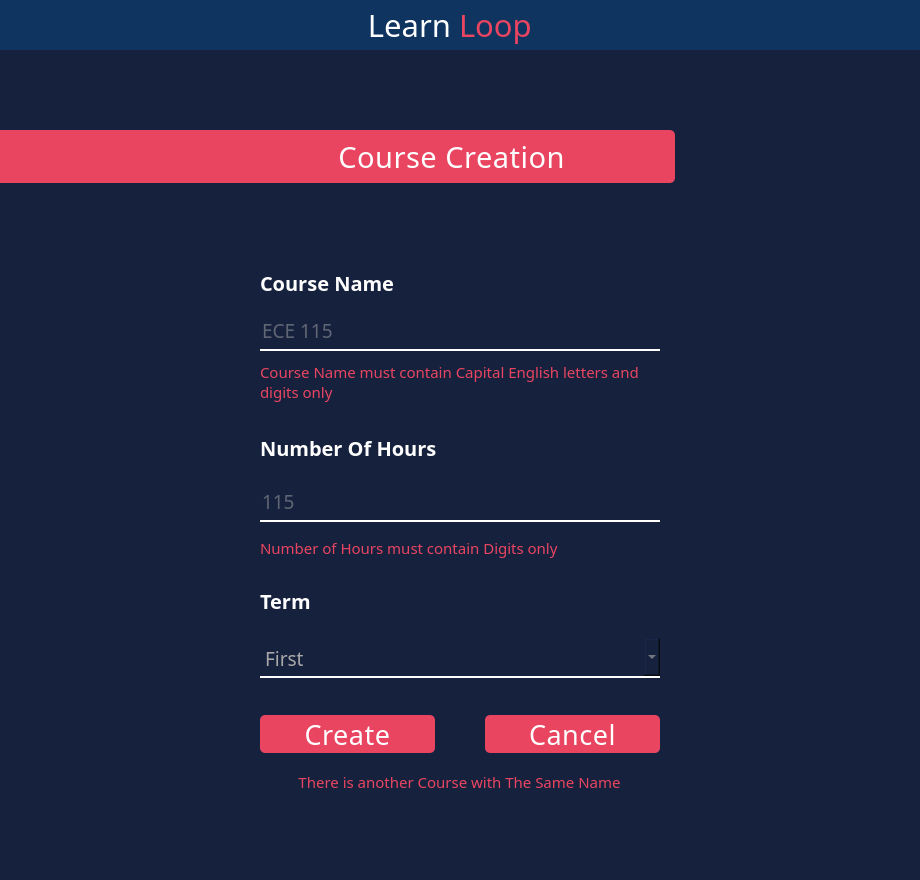
<?xml version="1.0" encoding="UTF-8"?>
<ui version="4.0">
 <class>MainWindow</class>
 <widget class="QMainWindow" name="MainWindow">
  <property name="geometry">
   <rect>
    <x>0</x>
    <y>0</y>
    <width>920</width>
    <height>880</height>
   </rect>
  </property>
  <property name="minimumSize">
   <size>
    <width>920</width>
    <height>880</height>
   </size>
  </property>
  <property name="windowTitle">
   <string>MainWindow</string>
  </property>
  <property name="styleSheet">
   <string notr="true">background: #16213E;
</string>
  </property>
  <widget class="QWidget" name="centralwidget">
   <layout class="QVBoxLayout" name="verticalLayout">
    <property name="spacing">
     <number>0</number>
    </property>
    <property name="leftMargin">
     <number>0</number>
    </property>
    <property name="topMargin">
     <number>0</number>
    </property>
    <property name="rightMargin">
     <number>0</number>
    </property>
    <property name="bottomMargin">
     <number>0</number>
    </property>
    <item>
     <widget class="QFrame" name="header">
      <property name="minimumSize">
       <size>
        <width>0</width>
        <height>50</height>
       </size>
      </property>
      <property name="maximumSize">
       <size>
        <width>16777215</width>
        <height>50</height>
       </size>
      </property>
      <property name="styleSheet">
       <string notr="true">background: #0F3460</string>
      </property>
      <layout class="QHBoxLayout" name="horizontalLayout">
       <property name="spacing">
        <number>0</number>
       </property>
       <property name="leftMargin">
        <number>10</number>
       </property>
       <property name="topMargin">
        <number>0</number>
       </property>
       <property name="rightMargin">
        <number>20</number>
       </property>
       <property name="bottomMargin">
        <number>0</number>
       </property>
       <item alignment="Qt::AlignLeft">
        <widget class="QFrame" name="ControlButtons">
         <layout class="QHBoxLayout" name="horizontalLayout_6">
          <property name="spacing">
           <number>15</number>
          </property>
          <property name="leftMargin">
           <number>0</number>
          </property>
          <property name="topMargin">
           <number>0</number>
          </property>
          <property name="rightMargin">
           <number>0</number>
          </property>
          <property name="bottomMargin">
           <number>0</number>
          </property>
          <item>
           <widget class="QPushButton" name="close">
            <property name="minimumSize">
             <size>
              <width>20</width>
              <height>26</height>
             </size>
            </property>
            <property name="maximumSize">
             <size>
              <width>26</width>
              <height>26</height>
             </size>
            </property>
            <property name="cursor">
             <cursorShape>PointingHandCursor</cursorShape>
            </property>
            <property name="styleSheet">
             <string notr="true">QPushButton::hover{
	background-color: #E94560;
	border-radius: 12px;
}</string>
            </property>
            <property name="text">
             <string/>
            </property>
            <property name="icon">
             <iconset>
              <normaloff>:/Controles/Images/close.png</normaloff>:/Controles/Images/close.png</iconset>
            </property>
            <property name="iconSize">
             <size>
              <width>12</width>
              <height>14</height>
             </size>
            </property>
            <property name="shortcut">
             <string>Ctrl+F4</string>
            </property>
            <property name="flat">
             <bool>true</bool>
            </property>
           </widget>
          </item>
          <item>
           <widget class="QPushButton" name="expand">
            <property name="minimumSize">
             <size>
              <width>26</width>
              <height>26</height>
             </size>
            </property>
            <property name="maximumSize">
             <size>
              <width>26</width>
              <height>26</height>
             </size>
            </property>
            <property name="cursor">
             <cursorShape>PointingHandCursor</cursorShape>
            </property>
            <property name="styleSheet">
             <string notr="true">QPushButton::hover{
	background-color: #E94560;
	border-radius: 12px;
}</string>
            </property>
            <property name="text">
             <string/>
            </property>
            <property name="icon">
             <iconset>
              <normaloff>:/Controles/Images/expand-arrows.png</normaloff>:/Controles/Images/expand-arrows.png</iconset>
            </property>
            <property name="iconSize">
             <size>
              <width>20</width>
              <height>25</height>
             </size>
            </property>
            <property name="shortcut">
             <string>Ctrl+E</string>
            </property>
            <property name="flat">
             <bool>true</bool>
            </property>
           </widget>
          </item>
          <item>
           <widget class="QPushButton" name="minimize">
            <property name="minimumSize">
             <size>
              <width>26</width>
              <height>26</height>
             </size>
            </property>
            <property name="maximumSize">
             <size>
              <width>26</width>
              <height>26</height>
             </size>
            </property>
            <property name="cursor">
             <cursorShape>PointingHandCursor</cursorShape>
            </property>
            <property name="styleSheet">
             <string notr="true">QPushButton::hover{
	background-color: #E94560;
	border-radius: 12px;
}</string>
            </property>
            <property name="text">
             <string/>
            </property>
            <property name="icon">
             <iconset>
              <normaloff>:/Controles/Images/minimize-sign.png</normaloff>:/Controles/Images/minimize-sign.png</iconset>
            </property>
            <property name="iconSize">
             <size>
              <width>13</width>
              <height>16</height>
             </size>
            </property>
            <property name="shortcut">
             <string>Ctrl+M</string>
            </property>
            <property name="flat">
             <bool>true</bool>
            </property>
           </widget>
          </item>
         </layout>
        </widget>
       </item>
       <item>
        <widget class="QFrame" name="Logo">
         <property name="maximumSize">
          <size>
           <width>16777215</width>
           <height>16777215</height>
          </size>
         </property>
         <layout class="QHBoxLayout" name="horizontalLayout_2">
          <property name="spacing">
           <number>8</number>
          </property>
          <property name="leftMargin">
           <number>0</number>
          </property>
          <property name="topMargin">
           <number>0</number>
          </property>
          <property name="rightMargin">
           <number>0</number>
          </property>
          <property name="bottomMargin">
           <number>0</number>
          </property>
          <item>
           <widget class="QLabel" name="Learn">
            <property name="font">
             <font>
              <family>Tw Cen MT Condensed Extra Bold</family>
              <pointsize>23</pointsize>
              <weight>50</weight>
              <italic>false</italic>
              <bold>false</bold>
             </font>
            </property>
            <property name="styleSheet">
             <string notr="true">color: white;
</string>
            </property>
            <property name="text">
             <string>Learn</string>
            </property>
            <property name="alignment">
             <set>Qt::AlignRight|Qt::AlignTrailing|Qt::AlignVCenter</set>
            </property>
            <property name="wordWrap">
             <bool>false</bool>
            </property>
           </widget>
          </item>
          <item>
           <widget class="QLabel" name="Loop">
            <property name="font">
             <font>
              <family>Tw Cen MT Condensed Extra Bold</family>
              <pointsize>23</pointsize>
              <weight>50</weight>
              <italic>false</italic>
              <bold>false</bold>
             </font>
            </property>
            <property name="styleSheet">
             <string notr="true">color: #E94560;
</string>
            </property>
            <property name="text">
             <string>Loop</string>
            </property>
           </widget>
          </item>
         </layout>
        </widget>
       </item>
       <item alignment="Qt::AlignRight">
        <widget class="QFrame" name="ProfilePhotoAndSettings">
         <property name="maximumSize">
          <size>
           <width>16777215</width>
           <height>16777215</height>
          </size>
         </property>
         <layout class="QHBoxLayout" name="horizontalLayout_4">
          <property name="spacing">
           <number>20</number>
          </property>
          <property name="leftMargin">
           <number>0</number>
          </property>
          <property name="topMargin">
           <number>0</number>
          </property>
          <property name="rightMargin">
           <number>0</number>
          </property>
          <property name="bottomMargin">
           <number>0</number>
          </property>
         </layout>
        </widget>
       </item>
      </layout>
     </widget>
    </item>
    <item>
     <widget class="QFrame" name="mainPage">
      <property name="maximumSize">
       <size>
        <width>16777215</width>
        <height>16777215</height>
       </size>
      </property>
      <property name="styleSheet">
       <string notr="true">border: none;</string>
      </property>
      <property name="frameShape">
       <enum>QFrame::StyledPanel</enum>
      </property>
      <property name="frameShadow">
       <enum>QFrame::Raised</enum>
      </property>
      <layout class="QVBoxLayout" name="verticalLayout_9">
       <property name="spacing">
        <number>10</number>
       </property>
       <property name="leftMargin">
        <number>0</number>
       </property>
       <property name="topMargin">
        <number>80</number>
       </property>
       <property name="rightMargin">
        <number>0</number>
       </property>
       <property name="bottomMargin">
        <number>0</number>
       </property>
       <item alignment="Qt::AlignLeft">
        <widget class="QFrame" name="SecondHeader">
         <property name="maximumSize">
          <size>
           <width>16777215</width>
           <height>53</height>
          </size>
         </property>
         <property name="frameShape">
          <enum>QFrame::StyledPanel</enum>
         </property>
         <property name="frameShadow">
          <enum>QFrame::Raised</enum>
         </property>
         <layout class="QHBoxLayout" name="horizontalLayout_13">
          <property name="spacing">
           <number>0</number>
          </property>
          <property name="leftMargin">
           <number>0</number>
          </property>
          <property name="topMargin">
           <number>0</number>
          </property>
          <property name="rightMargin">
           <number>0</number>
          </property>
          <property name="bottomMargin">
           <number>0</number>
          </property>
          <item>
           <widget class="QFrame" name="logo_2">
            <property name="minimumSize">
             <size>
              <width>675</width>
              <height>53</height>
             </size>
            </property>
            <property name="maximumSize">
             <size>
              <width>16777215</width>
              <height>53</height>
             </size>
            </property>
            <property name="sizeIncrement">
             <size>
              <width>0</width>
              <height>0</height>
             </size>
            </property>
            <property name="baseSize">
             <size>
              <width>0</width>
              <height>0</height>
             </size>
            </property>
            <property name="styleSheet">
             <string notr="true">  border-top-right-radius: 5px;
  border-bottom-right-radius: 5px;background: #E94560</string>
            </property>
            <property name="frameShape">
             <enum>QFrame::StyledPanel</enum>
            </property>
            <property name="frameShadow">
             <enum>QFrame::Raised</enum>
            </property>
            <layout class="QVBoxLayout" name="verticalLayout_16">
             <property name="spacing">
              <number>0</number>
             </property>
             <property name="leftMargin">
              <number>0</number>
             </property>
             <property name="topMargin">
              <number>0</number>
             </property>
             <property name="rightMargin">
              <number>110</number>
             </property>
             <property name="bottomMargin">
              <number>0</number>
             </property>
             <item alignment="Qt::AlignRight">
              <widget class="QLabel" name="label_14">
               <property name="minimumSize">
                <size>
                 <width>433</width>
                 <height>34</height>
                </size>
               </property>
               <property name="maximumSize">
                <size>
                 <width>433</width>
                 <height>37</height>
                </size>
               </property>
               <property name="font">
                <font>
                 <family>Bahnschrift Condensed</family>
                 <pointsize>22</pointsize>
                 <weight>50</weight>
                 <bold>false</bold>
                </font>
               </property>
               <property name="styleSheet">
                <string notr="true">color: #FFFFFF;
letter-spacing: 0.5px;
</string>
               </property>
               <property name="text">
                <string>Course Creation</string>
               </property>
               <property name="alignment">
                <set>Qt::AlignRight|Qt::AlignTrailing|Qt::AlignVCenter</set>
               </property>
              </widget>
             </item>
            </layout>
           </widget>
          </item>
         </layout>
        </widget>
       </item>
       <item>
        <widget class="QFrame" name="page">
         <property name="minimumSize">
          <size>
           <width>0</width>
           <height>0</height>
          </size>
         </property>
         <property name="maximumSize">
          <size>
           <width>16777215</width>
           <height>16777215</height>
          </size>
         </property>
         <property name="sizeIncrement">
          <size>
           <width>2</width>
           <height>0</height>
          </size>
         </property>
         <property name="styleSheet">
          <string notr="true"/>
         </property>
         <property name="frameShape">
          <enum>QFrame::StyledPanel</enum>
         </property>
         <property name="frameShadow">
          <enum>QFrame::Raised</enum>
         </property>
         <layout class="QVBoxLayout" name="verticalLayout_10">
          <property name="spacing">
           <number>10</number>
          </property>
          <property name="leftMargin">
           <number>0</number>
          </property>
          <property name="topMargin">
           <number>0</number>
          </property>
          <property name="rightMargin">
           <number>0</number>
          </property>
          <property name="bottomMargin">
           <number>0</number>
          </property>
          <item>
           <spacer name="verticalSpacer">
            <property name="orientation">
             <enum>Qt::Vertical</enum>
            </property>
            <property name="sizeHint" stdset="0">
             <size>
              <width>20</width>
              <height>40</height>
             </size>
            </property>
           </spacer>
          </item>
          <item alignment="Qt::AlignHCenter">
           <widget class="QFrame" name="phone_ID_2">
            <property name="minimumSize">
             <size>
              <width>0</width>
              <height>150</height>
             </size>
            </property>
            <property name="maximumSize">
             <size>
              <width>16777215</width>
              <height>150</height>
             </size>
            </property>
            <property name="styleSheet">
             <string notr="true"/>
            </property>
            <property name="frameShape">
             <enum>QFrame::StyledPanel</enum>
            </property>
            <property name="frameShadow">
             <enum>QFrame::Raised</enum>
            </property>
            <property name="lineWidth">
             <number>1</number>
            </property>
            <layout class="QVBoxLayout" name="verticalLayout_6">
             <property name="spacing">
              <number>0</number>
             </property>
             <property name="leftMargin">
              <number>0</number>
             </property>
             <property name="topMargin">
              <number>0</number>
             </property>
             <property name="rightMargin">
              <number>0</number>
             </property>
             <property name="bottomMargin">
              <number>0</number>
             </property>
             <item>
              <widget class="QFrame" name="phonenum_2">
               <property name="minimumSize">
                <size>
                 <width>400</width>
                 <height>150</height>
                </size>
               </property>
               <property name="maximumSize">
                <size>
                 <width>400</width>
                 <height>150</height>
                </size>
               </property>
               <property name="styleSheet">
                <string notr="true"/>
               </property>
               <property name="frameShape">
                <enum>QFrame::StyledPanel</enum>
               </property>
               <property name="frameShadow">
                <enum>QFrame::Raised</enum>
               </property>
               <layout class="QVBoxLayout" name="verticalLayout_7">
                <property name="spacing">
                 <number>0</number>
                </property>
                <property name="leftMargin">
                 <number>0</number>
                </property>
                <property name="topMargin">
                 <number>0</number>
                </property>
                <property name="rightMargin">
                 <number>0</number>
                </property>
                <property name="bottomMargin">
                 <number>0</number>
                </property>
                <item>
                 <widget class="QLabel" name="label_4">
                  <property name="minimumSize">
                   <size>
                    <width>144</width>
                    <height>25</height>
                   </size>
                  </property>
                  <property name="maximumSize">
                   <size>
                    <width>16777215</width>
                    <height>25</height>
                   </size>
                  </property>
                  <property name="font">
                   <font>
                    <family>Bahnschrift SemiBold</family>
                    <pointsize>15</pointsize>
                    <weight>75</weight>
                    <italic>false</italic>
                    <bold>true</bold>
                   </font>
                  </property>
                  <property name="styleSheet">
                   <string notr="true">
color: #FFFFFF</string>
                  </property>
                  <property name="text">
                   <string>Course Name</string>
                  </property>
                 </widget>
                </item>
                <item>
                 <widget class="QLineEdit" name="lineEdit_6">
                  <property name="minimumSize">
                   <size>
                    <width>243</width>
                    <height>50</height>
                   </size>
                  </property>
                  <property name="maximumSize">
                   <size>
                    <width>16777215</width>
                    <height>16777215</height>
                   </size>
                  </property>
                  <property name="font">
                   <font>
                    <family>Bahnschrift Light SemiCondensed</family>
                    <pointsize>14</pointsize>
                   </font>
                  </property>
                  <property name="styleSheet">
                   <string notr="true"> border-width: 2px; border-style: solid; border-color:white;border-top-style:none;
border-left-style:none; border-right-style:none;
color: #A9A9A9;
margin-top: 10px;
</string>
                  </property>
                  <property name="text">
                   <string/>
                  </property>
                  <property name="alignment">
                   <set>Qt::AlignLeading|Qt::AlignLeft|Qt::AlignVCenter</set>
                  </property>
                  <property name="placeholderText">
                   <string>ECE 115</string>
                  </property>
                 </widget>
                </item>
                <item>
                 <widget class="QLabel" name="label_8">
                  <property name="minimumSize">
                   <size>
                    <width>395</width>
                    <height>50</height>
                   </size>
                  </property>
                  <property name="maximumSize">
                   <size>
                    <width>395</width>
                    <height>50</height>
                   </size>
                  </property>
                  <property name="font">
                   <font>
                    <family>Bahnschrift SemiLight</family>
                    <pointsize>11</pointsize>
                    <weight>50</weight>
                    <bold>false</bold>
                   </font>
                  </property>
                  <property name="styleSheet">
                   <string notr="true">
color: #E94560;</string>
                  </property>
                  <property name="text">
                   <string>Course Name must contain Capital English letters and digits only </string>
                  </property>
                  <property name="wordWrap">
                   <bool>true</bool>
                  </property>
                 </widget>
                </item>
               </layout>
              </widget>
             </item>
            </layout>
           </widget>
          </item>
          <item alignment="Qt::AlignHCenter">
           <widget class="QFrame" name="frame_11">
            <property name="minimumSize">
             <size>
              <width>0</width>
              <height>150</height>
             </size>
            </property>
            <property name="maximumSize">
             <size>
              <width>16777215</width>
              <height>150</height>
             </size>
            </property>
            <property name="styleSheet">
             <string notr="true"/>
            </property>
            <property name="frameShape">
             <enum>QFrame::StyledPanel</enum>
            </property>
            <property name="frameShadow">
             <enum>QFrame::Raised</enum>
            </property>
            <layout class="QHBoxLayout" name="horizontalLayout_8">
             <property name="spacing">
              <number>0</number>
             </property>
             <property name="leftMargin">
              <number>0</number>
             </property>
             <property name="topMargin">
              <number>0</number>
             </property>
             <property name="rightMargin">
              <number>0</number>
             </property>
             <property name="bottomMargin">
              <number>0</number>
             </property>
             <item alignment="Qt::AlignHCenter">
              <widget class="QFrame" name="DOB_2">
               <property name="minimumSize">
                <size>
                 <width>0</width>
                 <height>150</height>
                </size>
               </property>
               <property name="maximumSize">
                <size>
                 <width>16777215</width>
                 <height>150</height>
                </size>
               </property>
               <property name="styleSheet">
                <string notr="true"/>
               </property>
               <property name="frameShape">
                <enum>QFrame::StyledPanel</enum>
               </property>
               <property name="frameShadow">
                <enum>QFrame::Raised</enum>
               </property>
               <layout class="QVBoxLayout" name="verticalLayout_8">
                <property name="spacing">
                 <number>0</number>
                </property>
                <property name="leftMargin">
                 <number>0</number>
                </property>
                <property name="topMargin">
                 <number>0</number>
                </property>
                <property name="rightMargin">
                 <number>0</number>
                </property>
                <property name="bottomMargin">
                 <number>0</number>
                </property>
                <item>
                 <widget class="QLabel" name="label_11">
                  <property name="minimumSize">
                   <size>
                    <width>386</width>
                    <height>22</height>
                   </size>
                  </property>
                  <property name="maximumSize">
                   <size>
                    <width>200</width>
                    <height>22</height>
                   </size>
                  </property>
                  <property name="font">
                   <font>
                    <family>Bahnschrift SemiBold</family>
                    <pointsize>15</pointsize>
                    <weight>75</weight>
                    <italic>false</italic>
                    <bold>true</bold>
                   </font>
                  </property>
                  <property name="styleSheet">
                   <string notr="true">
color: #FFFFFF;</string>
                  </property>
                  <property name="text">
                   <string>Number Of Hours</string>
                  </property>
                 </widget>
                </item>
                <item>
                 <widget class="QLineEdit" name="lineEdit_8">
                  <property name="minimumSize">
                   <size>
                    <width>400</width>
                    <height>50</height>
                   </size>
                  </property>
                  <property name="maximumSize">
                   <size>
                    <width>400</width>
                    <height>50</height>
                   </size>
                  </property>
                  <property name="font">
                   <font>
                    <family>Bahnschrift Light SemiCondensed</family>
                    <pointsize>14</pointsize>
                   </font>
                  </property>
                  <property name="styleSheet">
                   <string notr="true"> border-width: 2px; border-style: solid; border-color:white;border-top-style:none;
border-left-style:none; border-right-style:none;
color: #A9A9A9;
margin-top: 10px;

</string>
                  </property>
                  <property name="text">
                   <string/>
                  </property>
                  <property name="alignment">
                   <set>Qt::AlignLeading|Qt::AlignLeft|Qt::AlignVCenter</set>
                  </property>
                  <property name="placeholderText">
                   <string>115</string>
                  </property>
                 </widget>
                </item>
                <item>
                 <widget class="QLabel" name="label_5">
                  <property name="minimumSize">
                   <size>
                    <width>395</width>
                    <height>25</height>
                   </size>
                  </property>
                  <property name="maximumSize">
                   <size>
                    <width>395</width>
                    <height>25</height>
                   </size>
                  </property>
                  <property name="font">
                   <font>
                    <family>Bahnschrift SemiLight</family>
                    <pointsize>11</pointsize>
                    <weight>50</weight>
                    <bold>false</bold>
                   </font>
                  </property>
                  <property name="styleSheet">
                   <string notr="true">
color: #E94560;</string>
                  </property>
                  <property name="text">
                   <string>Number of Hours must contain Digits only </string>
                  </property>
                 </widget>
                </item>
               </layout>
              </widget>
             </item>
            </layout>
           </widget>
          </item>
          <item>
           <widget class="QFrame" name="frame_8">
            <property name="minimumSize">
             <size>
              <width>0</width>
              <height>100</height>
             </size>
            </property>
            <property name="maximumSize">
             <size>
              <width>16777215</width>
              <height>100</height>
             </size>
            </property>
            <property name="styleSheet">
             <string notr="true">border: none;</string>
            </property>
            <property name="frameShape">
             <enum>QFrame::StyledPanel</enum>
            </property>
            <property name="frameShadow">
             <enum>QFrame::Raised</enum>
            </property>
            <layout class="QHBoxLayout" name="horizontalLayout_7">
             <property name="spacing">
              <number>0</number>
             </property>
             <property name="leftMargin">
              <number>0</number>
             </property>
             <property name="topMargin">
              <number>0</number>
             </property>
             <property name="rightMargin">
              <number>0</number>
             </property>
             <property name="bottomMargin">
              <number>0</number>
             </property>
             <item>
              <widget class="QFrame" name="frame_9">
               <property name="minimumSize">
                <size>
                 <width>400</width>
                 <height>0</height>
                </size>
               </property>
               <property name="maximumSize">
                <size>
                 <width>400</width>
                 <height>16777215</height>
                </size>
               </property>
               <property name="styleSheet">
                <string notr="true"/>
               </property>
               <property name="frameShape">
                <enum>QFrame::StyledPanel</enum>
               </property>
               <property name="frameShadow">
                <enum>QFrame::Raised</enum>
               </property>
               <layout class="QVBoxLayout" name="verticalLayout_13">
                <property name="spacing">
                 <number>20</number>
                </property>
                <property name="leftMargin">
                 <number>0</number>
                </property>
                <property name="topMargin">
                 <number>0</number>
                </property>
                <property name="rightMargin">
                 <number>0</number>
                </property>
                <property name="bottomMargin">
                 <number>0</number>
                </property>
                <item>
                 <widget class="QLabel" name="label_15">
                  <property name="minimumSize">
                   <size>
                    <width>144</width>
                    <height>22</height>
                   </size>
                  </property>
                  <property name="maximumSize">
                   <size>
                    <width>144</width>
                    <height>22</height>
                   </size>
                  </property>
                  <property name="font">
                   <font>
                    <family>Bahnschrift SemiBold</family>
                    <pointsize>15</pointsize>
                    <weight>75</weight>
                    <bold>true</bold>
                   </font>
                  </property>
                  <property name="styleSheet">
                   <string notr="true">
color: #FFFFFF;</string>
                  </property>
                  <property name="text">
                   <string>Term</string>
                  </property>
                 </widget>
                </item>
                <item>
                 <widget class="QComboBox" name="comboBox_2">
                  <property name="minimumSize">
                   <size>
                    <width>0</width>
                    <height>40</height>
                   </size>
                  </property>
                  <property name="font">
                   <font>
                    <family>Bahnschrift Light SemiCondensed</family>
                    <pointsize>14</pointsize>
                   </font>
                  </property>
                  <property name="cursor">
                   <cursorShape>PointingHandCursor</cursorShape>
                  </property>
                  <property name="styleSheet">
                   <string notr="true"> QComboBox {
        border-width: 2px; border-style: solid; border-color:white;border-top-style:none;
border-left-style:none; border-right-style:none;
color: #A9A9A9;

    }
    QComboBox::hover {
    }
QComboBox QAbstractItemView { background-color: #0F3460; }
</string>
                  </property>
                  <item>
                   <property name="text">
                    <string>First</string>
                   </property>
                  </item>
                  <item>
                   <property name="text">
                    <string>Second</string>
                   </property>
                  </item>
                 </widget>
                </item>
               </layout>
              </widget>
             </item>
            </layout>
           </widget>
          </item>
          <item alignment="Qt::AlignHCenter">
           <widget class="QFrame" name="frame_10">
            <property name="minimumSize">
             <size>
              <width>0</width>
              <height>60</height>
             </size>
            </property>
            <property name="maximumSize">
             <size>
              <width>16777215</width>
              <height>60</height>
             </size>
            </property>
            <property name="styleSheet">
             <string notr="true"/>
            </property>
            <property name="frameShape">
             <enum>QFrame::StyledPanel</enum>
            </property>
            <property name="frameShadow">
             <enum>QFrame::Raised</enum>
            </property>
            <layout class="QHBoxLayout" name="horizontalLayout_12">
             <property name="spacing">
              <number>50</number>
             </property>
             <property name="leftMargin">
              <number>0</number>
             </property>
             <property name="topMargin">
              <number>20</number>
             </property>
             <property name="rightMargin">
              <number>0</number>
             </property>
             <property name="bottomMargin">
              <number>0</number>
             </property>
             <item>
              <widget class="QPushButton" name="pushButton_4">
               <property name="minimumSize">
                <size>
                 <width>175</width>
                 <height>38</height>
                </size>
               </property>
               <property name="maximumSize">
                <size>
                 <width>175</width>
                 <height>38</height>
                </size>
               </property>
               <property name="font">
                <font>
                 <family>Bahnschrift Condensed</family>
                 <pointsize>20</pointsize>
                 <weight>50</weight>
                 <italic>false</italic>
                 <bold>false</bold>
                </font>
               </property>
               <property name="cursor">
                <cursorShape>PointingHandCursor</cursorShape>
               </property>
               <property name="styleSheet">
                <string notr="true">
letter-spacing: 0.5px;

background: #E94560;
border-radius: 5px;


color: #FFFFFF;
</string>
               </property>
               <property name="text">
                <string>Create</string>
               </property>
              </widget>
             </item>
             <item>
              <widget class="QPushButton" name="pushButton_5">
               <property name="minimumSize">
                <size>
                 <width>175</width>
                 <height>38</height>
                </size>
               </property>
               <property name="maximumSize">
                <size>
                 <width>175</width>
                 <height>38</height>
                </size>
               </property>
               <property name="font">
                <font>
                 <family>Bahnschrift Condensed</family>
                 <pointsize>20</pointsize>
                 <weight>50</weight>
                 <italic>false</italic>
                 <bold>false</bold>
                </font>
               </property>
               <property name="cursor">
                <cursorShape>PointingHandCursor</cursorShape>
               </property>
               <property name="styleSheet">
                <string notr="true">background: #E94560;
border-radius: 5px;
letter-spacing: 0.5px;
color: #FFFFFF;
</string>
               </property>
               <property name="text">
                <string>Cancel</string>
               </property>
              </widget>
             </item>
            </layout>
           </widget>
          </item>
          <item alignment="Qt::AlignHCenter">
           <widget class="QFrame" name="frame_12">
            <property name="minimumSize">
             <size>
              <width>0</width>
              <height>30</height>
             </size>
            </property>
            <property name="maximumSize">
             <size>
              <width>16777215</width>
              <height>30</height>
             </size>
            </property>
            <property name="styleSheet">
             <string notr="true"/>
            </property>
            <property name="frameShape">
             <enum>QFrame::StyledPanel</enum>
            </property>
            <property name="frameShadow">
             <enum>QFrame::Raised</enum>
            </property>
            <layout class="QHBoxLayout" name="horizontalLayout_11">
             <property name="spacing">
              <number>0</number>
             </property>
             <property name="leftMargin">
              <number>0</number>
             </property>
             <property name="topMargin">
              <number>5</number>
             </property>
             <property name="rightMargin">
              <number>0</number>
             </property>
             <property name="bottomMargin">
              <number>0</number>
             </property>
             <item alignment="Qt::AlignHCenter|Qt::AlignTop">
              <widget class="QLabel" name="label_6">
               <property name="minimumSize">
                <size>
                 <width>395</width>
                 <height>25</height>
                </size>
               </property>
               <property name="maximumSize">
                <size>
                 <width>395</width>
                 <height>25</height>
                </size>
               </property>
               <property name="font">
                <font>
                 <family>Bahnschrift SemiLight</family>
                 <pointsize>11</pointsize>
                </font>
               </property>
               <property name="styleSheet">
                <string notr="true">
color: #E94560;</string>
               </property>
               <property name="text">
                <string>There is another Course with The Same Name</string>
               </property>
               <property name="alignment">
                <set>Qt::AlignCenter</set>
               </property>
               <property name="margin">
                <number>0</number>
               </property>
              </widget>
             </item>
            </layout>
           </widget>
          </item>
          <item>
           <spacer name="verticalSpacer_2">
            <property name="orientation">
             <enum>Qt::Vertical</enum>
            </property>
            <property name="sizeHint" stdset="0">
             <size>
              <width>20</width>
              <height>40</height>
             </size>
            </property>
           </spacer>
          </item>
         </layout>
        </widget>
       </item>
      </layout>
     </widget>
    </item>
    <item>
     <widget class="QFrame" name="size_grip">
      <property name="minimumSize">
       <size>
        <width>0</width>
        <height>15</height>
       </size>
      </property>
      <property name="maximumSize">
       <size>
        <width>16777215</width>
        <height>15</height>
       </size>
      </property>
      <property name="styleSheet">
       <string notr="true">border: none;</string>
      </property>
      <property name="frameShape">
       <enum>QFrame::StyledPanel</enum>
      </property>
      <property name="frameShadow">
       <enum>QFrame::Raised</enum>
      </property>
     </widget>
    </item>
   </layout>
  </widget>
 </widget>
 <resources/>
 <connections/>
</ui>
